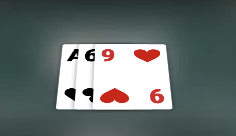
#> input picture samples/overlapping_cards.png, 236 x 136 px, found by its file name
$ python corner_test.py
#> lines starting #> are read from the running program, lines starting #| are printed output that depends on the picture; after the words box and inside, x2 and y2 are one past the last pixel; in counts of white or black regions, pixels touching at a corner belong together

from pathlib import Path
import cv2
import numpy as np

INPUT = Path("samples/overlapping_cards.png")
OUTPUT = Path("output")
OUTPUT.mkdir(exist_ok=True)

image = cv2.imread(str(INPUT))
#> image is the input picture: shape (136, 236, 3); mean B, G, R 110.3, 112.3, 102.9

if image is None:
    raise FileNotFoundError(INPUT)

# Convert to grayscale
gray = cv2.cvtColor(image, cv2.COLOR_BGR2GRAY)
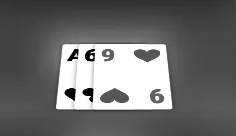
#> gray: shape (136, 236); min 0, max 255, mean 109.3

# Light blur to suppress image noise
blurred = cv2.GaussianBlur(gray, (3, 3), 0)
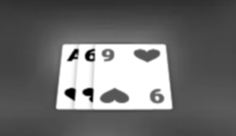
#> blurred: shape (136, 236); min 0, max 255, mean 109.3

# Detect contrast boundaries
edges = cv2.Canny(blurred, 60, 150)
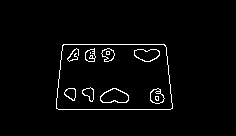
#> edges: shape (136, 236); 2.6% white in thin lines or dots, all inside (x1, y1, x2, y2) = (56, 44, 173, 110)

# Find contours from the edge image
contours, _ = cv2.findContours(
    edges,
    cv2.RETR_LIST,
    cv2.CHAIN_APPROX_SIMPLE
)
#> contours = 24 contours, 8 with area under 20; largest, box (x1, y1, x2, y2) and area: (56, 44, 173, 110) 7144, (56, 44, 173, 110) 7140, (100, 88, 129, 103) 300, (100, 88, 129, 103) 276, (134, 49, 160, 62) 234

annotated = image.copy()
candidates = []

for contour in contours:
    x, y, w, h = cv2.boundingRect(contour)
    area = w * h

    # Initial filters for small visual elements
    if area < 50 or area > 3000:
        continue

    if w < 4 or h < 6:
        continue

    candidates.append((x, y, w, h))
#> this loop made 24 passes
#> (x, y, w, h, area) on passes 1, 2, 4, 5, 6, 7, 8, 9, 10, 11, 16, 17: (155, 96, 4, 5, 20), (155, 96, 4, 5, 20), (150, 88, 15, 16, 240), (100, 88, 29, 15, 435), (64, 88, 12, 13, 156), (150, 88, 15, 16, 240), (100, 88, 29, 15, 435), (82, 87, 12, 15, 180), (64, 88, 12, 13, 156), (82, 87, 12, 15, 180), (134, 49, 26, 13, 338), (85, 49, 11, 13, 143)
#> after the loop, candidates = 15 items, first 6: (150, 88, 15, 16), (100, 88, 29, 15), (64, 88, 12, 13), (150, 88, 15, 16), (100, 88, 29, 15), (82, 87, 12, 15)

# Draw candidate regions for visual inspection
for x, y, w, h in candidates:
    cv2.rectangle(
        annotated,
        (x, y),
        (x + w, y + h),
        (0, 255, 0),
        1
    )
#> this loop made 15 passes
#> (x, y, w, h) on passes 1 to 12: (150, 88, 15, 16), (100, 88, 29, 15), (64, 88, 12, 13), (150, 88, 15, 16), (100, 88, 29, 15), (82, 87, 12, 15), (64, 88, 12, 13), (82, 87, 12, 15), (134, 49, 26, 13), (85, 49, 11, 13), (134, 49, 26, 13), (101, 48, 14, 14)
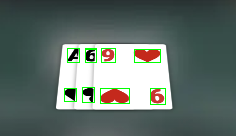
#> annotated: shape (136, 236, 3); 1.56% of pixels changed, all inside (x1, y1, x2, y2) = (64, 48, 166, 105)

cv2.imwrite(
    str(OUTPUT / "corner_candidates.png"),
    annotated
)

cv2.imwrite(
    str(OUTPUT / "corner_edges.png"),
    edges
)

print(f"Found {len(candidates)} candidate regions")
#| Found 15 candidate regions
print("Saved edge map and annotated image.")
